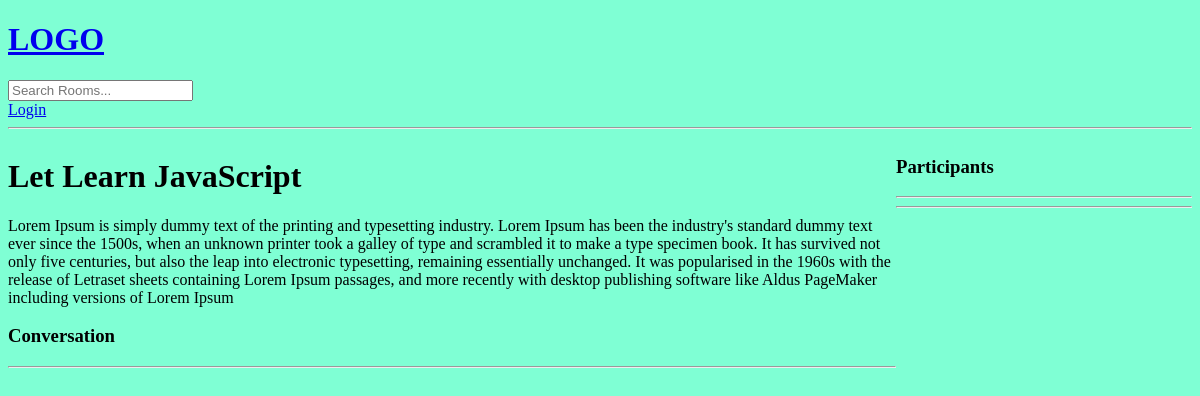
Page /room/1/ on the earlier database version.
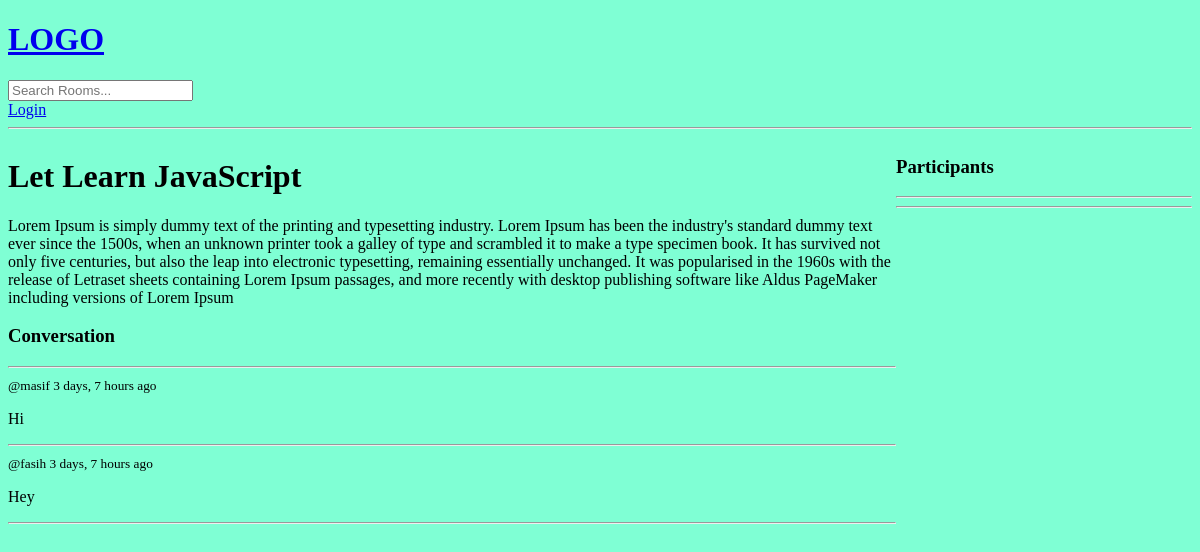
Same page on the later database version.
### base/models.py (models this page shows, shortened)
class Message(models.Model):
    user = models.ForeignKey(User, on_delete=models.CASCADE)
    room = models.ForeignKey(Room, on_delete=models.CASCADE)
    body = models.TextField()
    updated = models.DateTimeField(auto_now=True)
    created = models.DateTimeField(auto_now_add=True)
    class Meta:
        ordering = ['-updated', '-created']

### base/views.py (the view, shortened to what this page needs)
# urls.py: path('room/<str:pk>/', views.room, name="room"),
def room(request, pk):
    room = Room.objects.get(id=pk)
    room_messages = room.message_set.all().order_by('-created')
    participants = room.participants.all()
    context = {'room': room,
               'room_messages': room_messages,
               'participants': participants}
    return render(request, 'base/room.html', context)

### base/templates/base/room.html (shortened to what this page needs)
{%extends 'main.html'%} {%block content%}
<div class="room-container">
	<div>
		<h1>{{room.name}}</h1>
		<p>{{room.description}}</p>
		<div class="comment-wrapper">
			<h3>Conversation</h3>
			<hr />
			{% for message in room_messages %}
            <div>
                <small>@{{message.user}} {{message.created|timesince}} ago</small>
                <p>{{message.body}}</p>
                <hr />
            </div>
			{% endfor %}
		</div>
	</div>
    <div>
        <h3>Participants</h3>
        <hr>
        <hr>
    </div>
</div>
{%endblock%}

Differences in the rows shown:
added Message: user "masif", created "3 days, 7 hours", body "Hi"
added Message: user "fasih", created "3 days, 7 hours", body "Hey"
